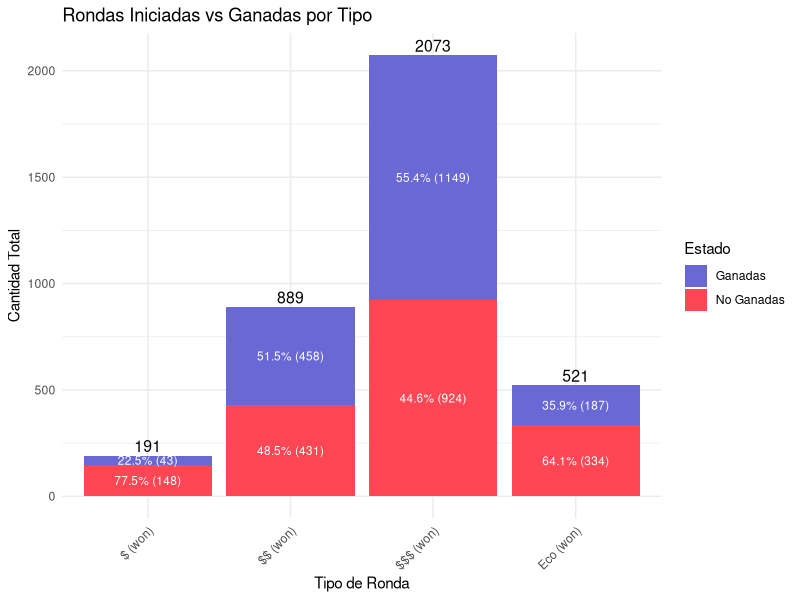

Write the R code that produced this figure.
library(dplyr)
library(ggplot2)
library(tidyr)

# Leer archivo
df <- read.csv("vct_2024/matches/eco_stats.csv")

# Filtrar torneo y mapa
df <- subset(df, Tournament == "Valorant Champions 2024")
df_all_maps <- subset(df, Map == "All Maps")

# Eliminar "Pistol Won" del análisis
df_all_maps <- df_all_maps %>% filter(Type != "Pistol Won")

# Agrupar y resumir
# Sumar y preparar datos
df_sumado <- df_all_maps %>%
  group_by(Type) %>%
  summarise(
    Initiated = sum(Initiated, na.rm = TRUE),
    Won = sum(Won, na.rm = TRUE),
    .groups = "drop"
  ) %>%
  mutate(
    Not_Won = Initiated - Won
  )

# Preparar para el gráfico
df_plot <- df_sumado %>%
  select(Type, Won, Not_Won, Initiated) %>%
  pivot_longer(cols = c("Won", "Not_Won"), names_to = "Estado", values_to = "Cantidad") %>%
  mutate(
    Estado = recode(Estado, "Won" = "Ganadas", "Not_Won" = "No Ganadas"),
    Porcentaje = round((Cantidad / Initiated) * 100, 1),
    Etiqueta = paste0(Porcentaje, "% (", Cantidad, ")")
  )

# Gráfico
ggplot(df_plot, aes(x = Type, y = Cantidad, fill = Estado)) +
  geom_bar(stat = "identity") +
  geom_text(
    aes(label = Etiqueta),
    position = position_stack(vjust = 0.5),
    size = 3,
    color = "white"
  ) +
  # Etiqueta total de Initiated arriba
  geom_text(
    data = df_sumado,
    aes(x = Type, y = Initiated, label = Initiated),
    inherit.aes = FALSE,
    vjust = -0.3,
    size = 4
  ) +
  labs(
    title = "Rondas Iniciadas vs Ganadas por Tipo",
    x = "Tipo de Ronda",
    y = "Cantidad Total",
    fill = "Estado"
  ) +
  theme_minimal() +
  scale_fill_manual(values = c("No Ganadas" = "#ff4654", "Ganadas" = "#6968d5")) +
  theme(axis.text.x = element_text(angle = 45, hjust = 1))